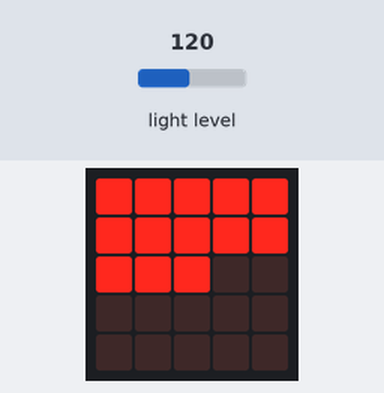
Recording of a program running on a simulated BBC micro:bit (MakeCode). On the bench: the board's 5×5 LED display. The inputs (shaded band) are chosen by the test bench; at power-on: light level 120.

Above: at 1.2 s.
1.3 s: light level set to 5
At 2.8 s:
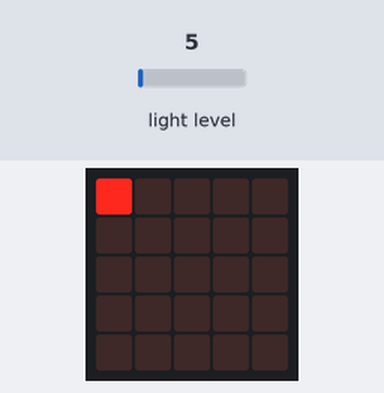
3.5 s: light level set to 64
At 4.6 s:
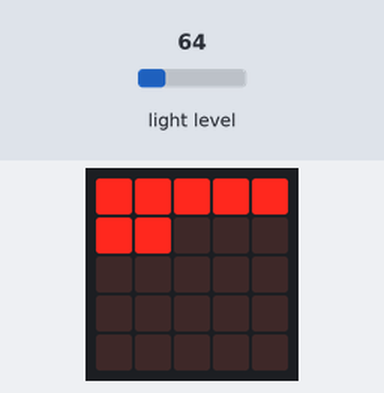
5.5 s: light level set to 191
At 6.4 s:
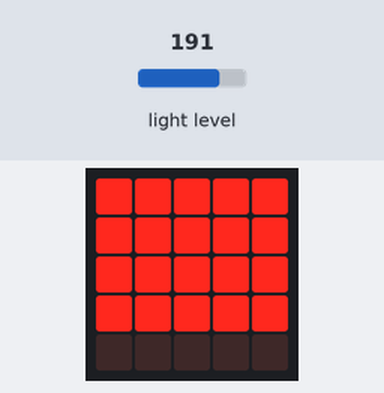
7.6 s: light level set to 250
At 9.3 s:
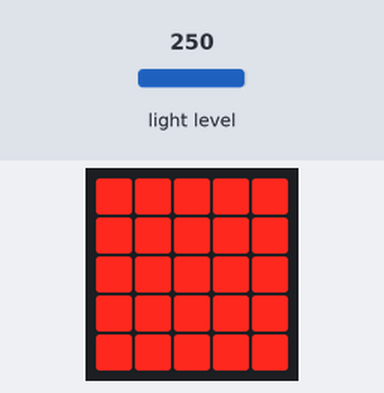
9.6 s: light level set to 128
At 11.3 s:
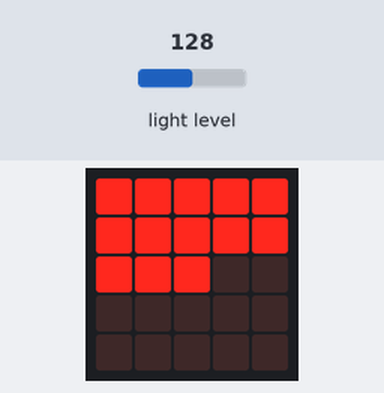
11.7 s: light level set to 1
At 13.1 s:
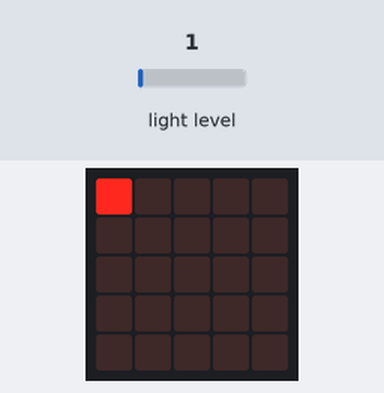
Timing chart, 0 to 14.7 s (numbered marks = the images above; inputs shaded):
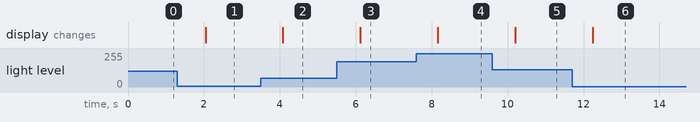

The program:

main.ts
```typescript
let x = 0
let y = 0
let ledNumber = 0
basic.forever(function () {
    basic.clearScreen()
    x = 0
    y = 0
    ledNumber = Math.round(input.lightLevel()) / 10
    for (let index = 0; index <= ledNumber; index++) {
        led.plot(x, y)
        x = x + 1
        if (x > 4) {
            x = 0
            y = y + 1
        }
        if (ledNumber == 0) {
            basic.clearScreen()
        }
    }
    basic.pause(1000)
})
```

test.ts
```typescript
// тут проходять випробування; ця компіляція не відбуватиметься, коли цей пакет використовуватиметься як розширення.
```

Measured:
- after the input at 1.3 s, the display: changes after 0.74 s (image 1)
- after the input at 3.5 s, the display: changes after 0.58 s (image 2)
- after the input at 5.5 s, the display: changes after 0.62 s (image 3)
- after the input at 7.6 s, the display: changes after 0.57 s (image 4)
- after the input at 9.6 s, the display: changes after 0.61 s (image 5)
- after the input at 11.7 s, the display: changes after 0.55 s (image 6)
